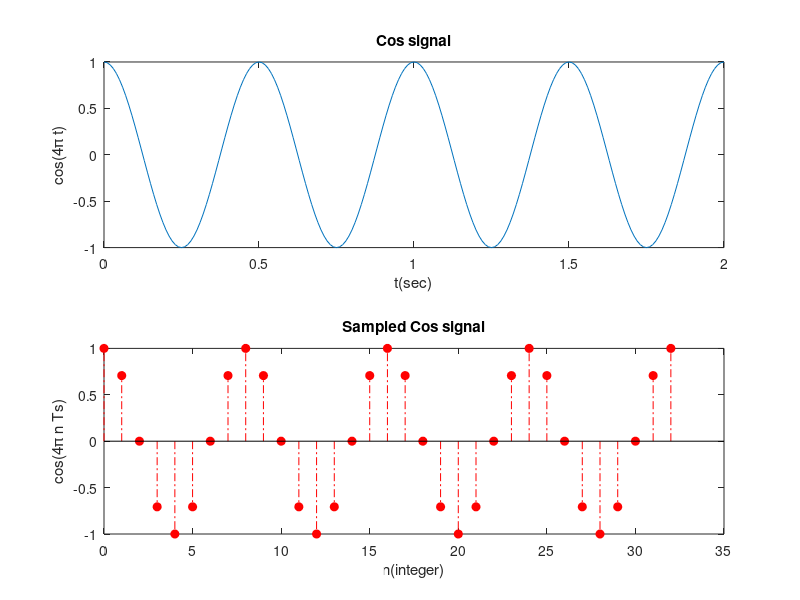
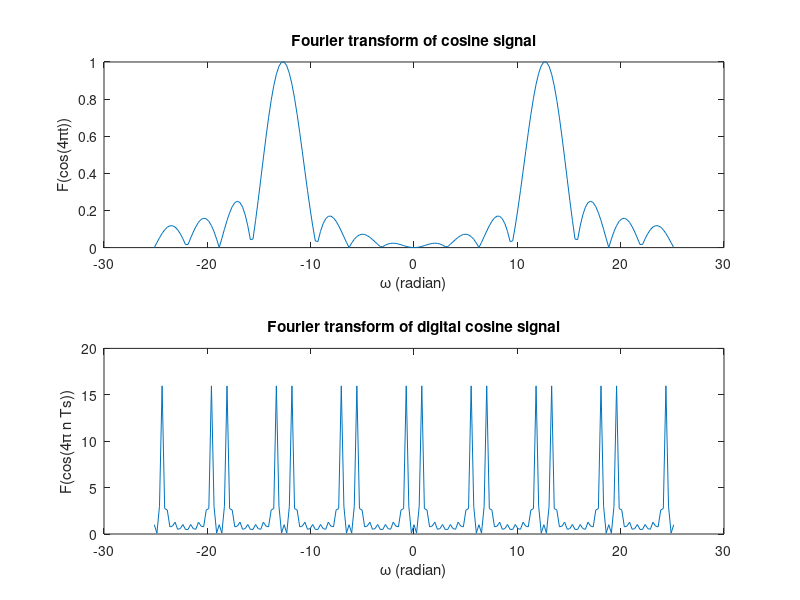

The MATLAB source for these figures, in order:
clc;clear all;close all;

t=0:1/100:2;
f=2;
Ts=1/16;
ts=0:Ts:2;
n=ts./Ts;
xct=cos(2*pi*f*t);
xn=cos(2*pi*f*ts);

figure(1)
subplot(2,1,1)
plot(t,xct)
xlabel('t(sec)')
ylabel('cos(4\pi t)')
title('Cos signal')

subplot(2,1,2)
stem(n,xn,'r-.','filled')
xlabel('n(integer)')
ylabel('cos(4\pi n Ts)')
title('Sampled Cos signal')

w=linspace(-8*pi,8*pi,length(t));
for i=1:length(w)
xcw(i)=trapz(t,xct.*exp(-j*w(i).*t));
xnw(i)=sum(xn.*exp(-j.*w(i)*n));
end
figure(2)
subplot(2,1,1)
plot(w,abs(xcw))
xlabel('\omega (radian)')
ylabel('F(cos(4\pit))')
title('Fourier transform of cosine signal')
subplot(2,1,2)
plot(w,abs(xnw))
xlabel('\omega (radian)')
ylabel('F(cos(4\pi n Ts))')
title('Fourier transform of digital cosine signal')